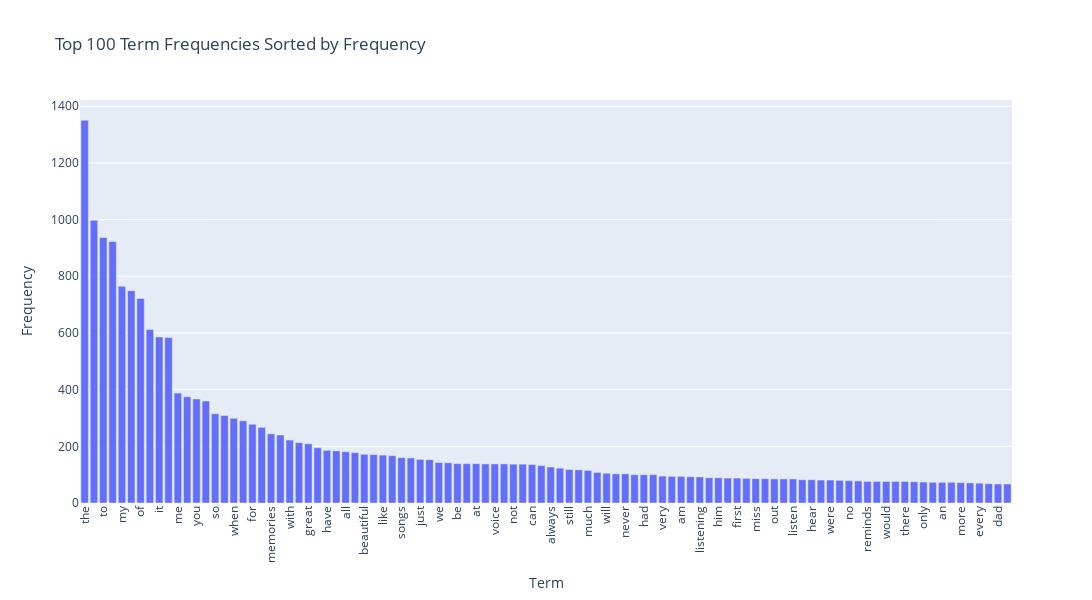

This figure's notebook cell:
### Code cell
import plotly.express as px
import pandas as pd

# Create a DataFrame containing terms and their frequencies
df = pd.DataFrame({
    'Term': count_vect.get_feature_names_out(),
    'Frequency': term_frequencies
})

# Sort terms by frequency
df_sorted = df.sort_values(by='Frequency', ascending=False)

# Select the top 100 terms for display
df_top = df_sorted.head(100)

# Create a bar chart using Plotly
fig = px.bar(df_top, x='Term', y='Frequency', title='Top 100 Term Frequencies Sorted by Frequency')

# Set the rotation angle for x-axis labels
fig.update_layout(xaxis_tickangle=-90, width=1200, height=600)

# Display the interactive chart
fig.show()

### Figure 1 — Plotly figure (JSON) as saved in the notebook; plotly's stock layout.template omitted (floating-point values rounded to 4 significant figures)
{"data": [{"alignmentgroup": "True", "hovertemplate": "Term=%{x}<br>Frequency=%{y}<extra></extra>", "legendgroup": "", "marker": {"color": "#636efa", "pattern": {"shape": ""}}, "name": "", "offsetgroup": "", "orientation": "v", "showlegend": false, "textposition": "auto", "type": "bar", "x": ["the", "this", "to", "and", "my", "song", "of", "in", "it", "was", "me", "is", "you", "that", "so", "love", "when", "back", "for", "music", "memories", "on", "with", "time", "great", "but", "have", "years", "all", "he", "beautiful", "as", "like", "one", "songs", "old", "just", "her", "we", "she", "be", "from", "at", "what", "voice", "good", "not", "now", "can", "remember", "always", "his", "still", "they", "much", "brings", "will", "are", "never", "many", "had", "days", "very", "up", "am", "best", "listening", "thank", "him", "these", "first", "really", "miss", "who", "out", "how", "listen", "about", "hear", "childhood", "were", "heard", "no", "ever", "reminds", "those", "would", "loved", "there", "by", "only", "know", "an", "sing", "more", "has", "every", "if", "dad", "life"], "xaxis": "x", "y": [1351, 998, 937, 923, 765, 749, 722, 612, 586, 584, 388, 375, 367, 360, 315, 309, 299, 290, 278, 267, 244, 240, 222, 213, 209, 195, 186, 184, 181, 178, 172, 171, 169, 167, 160, 159, 154, 153, 143, 142, 139, 139, 139, 138, 138, 138, 137, 137, 136, 132, 127, 123, 118, 117, 115, 108, 105, 103, 103, 100, 100, 100, 95, 94, 94, 93, 92, 89, 89, 88, 88, 87, 86, 86, 85, 85, 85, 82, 82, 81, 81, 80, 79, 78, 76, 76, 76, 76, 76, 75, 74, 73, 73, 73, 72, 71, 70, 68, 67, 67], "yaxis": "y"}], "layout": {"barmode": "relative", "height": 600, "legend": {"tracegroupgap": 0}, "title": {"text": "Top 100 Term Frequencies Sorted by Frequency"}, "width": 1200, "xaxis": {"anchor": "y", "autorange": true, "domain": [0, 1], "range": [-0.5, 99.5], "tickangle": -90, "title": {"text": "Term"}, "type": "category"}, "yaxis": {"anchor": "x", "autorange": true, "domain": [0, 1], "range": [0, 1422.0], "title": {"text": "Frequency"}, "type": "linear"}}}
